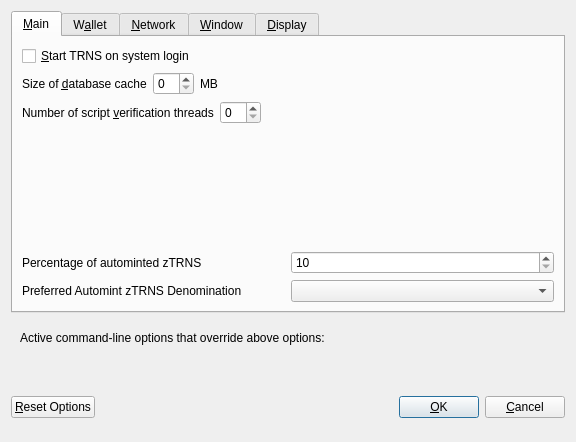
<?xml version="1.0" encoding="UTF-8"?>
<ui version="4.0">
 <class>OptionsDialog</class>
 <widget class="QDialog" name="OptionsDialog">
  <property name="geometry">
   <rect>
    <x>0</x>
    <y>0</y>
    <width>576</width>
    <height>442</height>
   </rect>
  </property>
  <property name="windowTitle">
   <string>Options</string>
  </property>
  <property name="modal">
   <bool>true</bool>
  </property>
  <layout class="QVBoxLayout" name="verticalLayout">
   <item>
    <widget class="QTabWidget" name="tabWidget">
     <property name="currentIndex">
      <number>0</number>
     </property>
     <widget class="QWidget" name="tabMain">
      <attribute name="title">
       <string>&amp;Main</string>
      </attribute>
      <layout class="QVBoxLayout" name="verticalLayout_Main">
       <item>
        <widget class="QCheckBox" name="bitcoinAtStartup">
         <property name="toolTip">
          <string>Automatically start TRNS after logging in to the system.</string>
         </property>
         <property name="text">
          <string>&amp;Start TRNS on system login</string>
         </property>
        </widget>
       </item>
       <item>
        <layout class="QHBoxLayout" name="horizontalLayout_2_Main">
         <item>
          <widget class="QLabel" name="databaseCacheLabel">
           <property name="text">
            <string>Size of &amp;database cache</string>
           </property>
           <property name="textFormat">
            <enum>Qt::PlainText</enum>
           </property>
           <property name="buddy">
            <cstring>databaseCache</cstring>
           </property>
          </widget>
         </item>
         <item>
          <widget class="QSpinBox" name="databaseCache"/>
         </item>
         <item>
          <widget class="QLabel" name="databaseCacheUnitLabel">
           <property name="text">
            <string>MB</string>
           </property>
           <property name="textFormat">
            <enum>Qt::PlainText</enum>
           </property>
          </widget>
         </item>
         <item>
          <spacer name="horizontalSpacer_2_Main">
           <property name="orientation">
            <enum>Qt::Horizontal</enum>
           </property>
           <property name="sizeHint" stdset="0">
            <size>
             <width>40</width>
             <height>20</height>
            </size>
           </property>
          </spacer>
         </item>
        </layout>
       </item>
       <item>
        <layout class="QHBoxLayout" name="horizontalLayout_3_Main">
         <item>
          <widget class="QLabel" name="threadsScriptVerifLabel">
           <property name="text">
            <string>Number of script &amp;verification threads</string>
           </property>
           <property name="textFormat">
            <enum>Qt::PlainText</enum>
           </property>
           <property name="buddy">
            <cstring>threadsScriptVerif</cstring>
           </property>
          </widget>
         </item>
         <item>
          <widget class="QSpinBox" name="threadsScriptVerif">
           <property name="toolTip">
            <string>(0 = auto, &lt;0 = leave that many cores free)</string>
           </property>
          </widget>
         </item>
         <item>
          <spacer name="horizontalSpacer_3_Main">
           <property name="orientation">
            <enum>Qt::Horizontal</enum>
           </property>
           <property name="sizeHint" stdset="0">
            <size>
             <width>40</width>
             <height>20</height>
            </size>
           </property>
          </spacer>
         </item>
        </layout>
       </item>
       <item>
        <spacer name="verticalSpacer_2">
         <property name="orientation">
          <enum>Qt::Vertical</enum>
         </property>
         <property name="sizeHint" stdset="0">
          <size>
           <width>20</width>
           <height>40</height>
          </size>
         </property>
        </spacer>
       </item>
       <item>
        <layout class="QHBoxLayout" name="horizontalLayout_3">
         <item>
          <widget class="QLabel" name="percentage_label">
           <property name="toolTip">
            <string>Percentage of incoming TRNS which get automatically converted to zTRNS via Zerocoin Protocol (min: 10%)</string>
           </property>
           <property name="text">
            <string>Percentage of autominted zTRNS</string>
           </property>
          </widget>
         </item>
         <item>
          <widget class="QSpinBox" name="zeromintPercentage">
           <property name="minimum">
            <number>10</number>
           </property>
           <property name="maximum">
            <number>100</number>
           </property>
          </widget>
         </item>
        </layout>
       </item>
       <item>
        <layout class="QHBoxLayout" name="horizontalLayout" stretch="0,0">
         <property name="sizeConstraint">
          <enum>QLayout::SetFixedSize</enum>
         </property>
         <item>
          <widget class="QLabel" name="labelPreferredDenom">
           <property name="maximumSize">
            <size>
             <width>16777215</width>
             <height>16777215</height>
            </size>
           </property>
           <property name="toolTip">
            <string>Wait with automatic conversion to Zerocoin until enough TRNS for this denomination is available</string>
           </property>
           <property name="text">
            <string>Preferred Automint zTRNS Denomination</string>
           </property>
          </widget>
         </item>
         <item>
          <widget class="QComboBox" name="preferredDenom">
           <property name="maximumSize">
            <size>
             <width>16777215</width>
             <height>27</height>
            </size>
           </property>
           <property name="toolTip">
            <string>Wait with automatic conversion to Zerocoin until enough TRNS for this denomination is available</string>
           </property>
           <property name="maxVisibleItems">
            <number>9</number>
           </property>
           <property name="maxCount">
            <number>9</number>
           </property>
          </widget>
         </item>
        </layout>
       </item>
      </layout>
     </widget>
     <widget class="QWidget" name="tabWallet">
      <attribute name="title">
       <string>W&amp;allet</string>
      </attribute>
      <layout class="QVBoxLayout" name="verticalLayout_Wallet">
       <item>
        <widget class="QGroupBox" name="groupBox">
         <property name="title">
          <string>Expert</string>
         </property>
         <layout class="QVBoxLayout" name="verticalLayout_2">
          <item>
           <widget class="QCheckBox" name="coinControlFeatures">
            <property name="toolTip">
             <string>Whether to show coin control features or not.</string>
            </property>
            <property name="text">
             <string>Enable coin &amp;control features</string>
            </property>
           </widget>
          </item>
          <item>
           <widget class="QCheckBox" name="showMasternodesTab">
            <property name="toolTip">
             <string>Show additional tab listing all your masternodes in first sub-tab&lt;br/&gt;and all masternodes on the network in second sub-tab.</string>
            </property>
            <property name="text">
             <string>Show Masternodes Tab</string>
            </property>
           </widget>
          </item>
          <item>
           <widget class="QCheckBox" name="spendZeroConfChange">
            <property name="toolTip">
             <string>If you disable the spending of unconfirmed change, the change from a transaction&lt;br/&gt;cannot be used until that transaction has at least one confirmation.&lt;br/&gt;This also affects how your balance is computed.</string>
            </property>
            <property name="text">
             <string>&amp;Spend unconfirmed change</string>
            </property>
           </widget>
          </item>
         </layout>
        </widget>
       </item>
       <item>
        <spacer name="verticalSpacer_Wallet">
         <property name="orientation">
          <enum>Qt::Vertical</enum>
         </property>
         <property name="sizeHint" stdset="0">
          <size>
           <width>20</width>
           <height>40</height>
          </size>
         </property>
        </spacer>
       </item>
      </layout>
     </widget>
     <widget class="QWidget" name="tabNetwork">
      <attribute name="title">
       <string>&amp;Network</string>
      </attribute>
      <layout class="QVBoxLayout" name="verticalLayout_Network">
       <item>
        <widget class="QCheckBox" name="mapPortUpnp">
         <property name="toolTip">
          <string>Automatically open the TRNS client port on the router. This only works when your router supports UPnP and it is enabled.</string>
         </property>
         <property name="text">
          <string>Map port using &amp;UPnP</string>
         </property>
        </widget>
       </item>
       <item>
        <widget class="QCheckBox" name="allowIncoming">
         <property name="toolTip">
          <string>Accept connections from outside</string>
         </property>
         <property name="text">
          <string>Allow incoming connections</string>
         </property>
        </widget>
       </item>
       <item>
        <widget class="QCheckBox" name="connectSocks">
         <property name="toolTip">
          <string>Connect to the TRNS network through a SOCKS5 proxy.</string>
         </property>
         <property name="text">
          <string>&amp;Connect through SOCKS5 proxy (default proxy):</string>
         </property>
        </widget>
       </item>
       <item>
        <layout class="QHBoxLayout" name="horizontalLayout_1_Network">
         <item>
          <widget class="QLabel" name="proxyIpLabel">
           <property name="text">
            <string>Proxy &amp;IP:</string>
           </property>
           <property name="textFormat">
            <enum>Qt::PlainText</enum>
           </property>
           <property name="buddy">
            <cstring>proxyIp</cstring>
           </property>
          </widget>
         </item>
         <item>
          <widget class="QValidatedLineEdit" name="proxyIp">
           <property name="minimumSize">
            <size>
             <width>140</width>
             <height>0</height>
            </size>
           </property>
           <property name="maximumSize">
            <size>
             <width>140</width>
             <height>16777215</height>
            </size>
           </property>
           <property name="toolTip">
            <string>IP address of the proxy (e.g. IPv4: 127.0.0.1 / IPv6: ::1)</string>
           </property>
          </widget>
         </item>
         <item>
          <widget class="QLabel" name="proxyPortLabel">
           <property name="text">
            <string>&amp;Port:</string>
           </property>
           <property name="textFormat">
            <enum>Qt::PlainText</enum>
           </property>
           <property name="buddy">
            <cstring>proxyPort</cstring>
           </property>
          </widget>
         </item>
         <item>
          <widget class="QLineEdit" name="proxyPort">
           <property name="minimumSize">
            <size>
             <width>55</width>
             <height>0</height>
            </size>
           </property>
           <property name="maximumSize">
            <size>
             <width>55</width>
             <height>16777215</height>
            </size>
           </property>
           <property name="toolTip">
            <string>Port of the proxy (e.g. 9050)</string>
           </property>
          </widget>
         </item>
         <item>
          <spacer name="horizontalSpacer_1_Network">
           <property name="orientation">
            <enum>Qt::Horizontal</enum>
           </property>
           <property name="sizeHint" stdset="0">
            <size>
             <width>40</width>
             <height>20</height>
            </size>
           </property>
          </spacer>
         </item>
        </layout>
       </item>
       <item>
        <spacer name="verticalSpacer_Network">
         <property name="orientation">
          <enum>Qt::Vertical</enum>
         </property>
         <property name="sizeHint" stdset="0">
          <size>
           <width>20</width>
           <height>40</height>
          </size>
         </property>
        </spacer>
       </item>
      </layout>
     </widget>
     <widget class="QWidget" name="tabWindow">
      <attribute name="title">
       <string>&amp;Window</string>
      </attribute>
      <layout class="QVBoxLayout" name="verticalLayout_Window">
       <item>
        <widget class="QCheckBox" name="minimizeToTray">
         <property name="toolTip">
          <string>Show only a tray icon after minimizing the window.</string>
         </property>
         <property name="text">
          <string>&amp;Minimize to the tray instead of the taskbar</string>
         </property>
        </widget>
       </item>
       <item>
        <widget class="QCheckBox" name="minimizeOnClose">
         <property name="toolTip">
          <string>Minimize instead of exit the application when the window is closed. When this option is enabled, the application will be closed only after selecting Quit in the menu.</string>
         </property>
         <property name="text">
          <string>M&amp;inimize on close</string>
         </property>
        </widget>
       </item>
       <item>
        <spacer name="verticalSpacer_Window">
         <property name="orientation">
          <enum>Qt::Vertical</enum>
         </property>
         <property name="sizeHint" stdset="0">
          <size>
           <width>20</width>
           <height>40</height>
          </size>
         </property>
        </spacer>
       </item>
      </layout>
     </widget>
     <widget class="QWidget" name="tabDisplay">
      <attribute name="title">
       <string>&amp;Display</string>
      </attribute>
      <layout class="QVBoxLayout" name="verticalLayout_Display">
       <item>
        <layout class="QHBoxLayout" name="horizontalLayout_1_Display">
         <item>
          <widget class="QLabel" name="langLabel">
           <property name="text">
            <string>User Interface &amp;language:</string>
           </property>
           <property name="textFormat">
            <enum>Qt::PlainText</enum>
           </property>
           <property name="buddy">
            <cstring>lang</cstring>
           </property>
          </widget>
         </item>
         <item>
          <widget class="QValueComboBox" name="lang">
           <property name="toolTip">
            <string>The user interface language can be set here. This setting will take effect after restarting TRNS.</string>
           </property>
          </widget>
         </item>
        </layout>
       </item>
       <item>
        <widget class="QLabel" name="label_3">
         <property name="toolTip">
          <string notr="true"/>
         </property>
         <property name="statusTip">
          <string notr="true"/>
         </property>
         <property name="whatsThis">
          <string notr="true"/>
         </property>
         <property name="accessibleName">
          <string notr="true"/>
         </property>
         <property name="text">
          <string>Language missing or translation incomplete? Help contributing translations here:
https://www.transifex.com/transcoin-project/transcoin-project-translations</string>
         </property>
         <property name="wordWrap">
          <bool>true</bool>
         </property>
         <property name="openExternalLinks">
          <bool>true</bool>
         </property>
         <property name="textInteractionFlags">
          <set>Qt::TextBrowserInteraction</set>
         </property>
        </widget>
       </item>
       <item>
        <layout class="QHBoxLayout" name="horizontalLayout_4_Display" stretch="0,0">
         <item>
          <widget class="QLabel" name="themeLabel">
           <property name="text">
            <string>User Interface Theme:</string>
           </property>
          </widget>
         </item>
         <item>
          <widget class="QValueComboBox" name="theme"/>
         </item>
        </layout>
       </item>
       <item>
        <widget class="Line" name="line">
         <property name="orientation">
          <enum>Qt::Horizontal</enum>
         </property>
        </widget>
       </item>
       <item>
        <layout class="QHBoxLayout" name="horizontalLayout_2_Display">
         <item>
          <widget class="QLabel" name="unitLabel">
           <property name="text">
            <string>&amp;Unit to show amounts in:</string>
           </property>
           <property name="textFormat">
            <enum>Qt::PlainText</enum>
           </property>
           <property name="buddy">
            <cstring>unit</cstring>
           </property>
          </widget>
         </item>
         <item>
          <widget class="QValueComboBox" name="unit">
           <property name="toolTip">
            <string>Choose the default subdivision unit to show in the interface and when sending coins.</string>
           </property>
          </widget>
         </item>
        </layout>
       </item>
       <item>
        <layout class="QHBoxLayout" name="horizontalLayout_5_Display">
         <item>
          <widget class="QLabel" name="digitsLabel">
           <property name="text">
            <string>Decimal digits</string>
           </property>
          </widget>
         </item>
         <item>
          <widget class="QValueComboBox" name="digits"/>
         </item>
        </layout>
       </item>
       <item>
        <layout class="QHBoxLayout" name="horizontalLayout_3_Display">
         <item>
          <widget class="QLabel" name="thirdPartyTxUrlsLabel">
           <property name="toolTip">
            <string>Third party URLs (e.g. a block explorer) that appear in the transactions tab as context menu items. %s in the URL is replaced by transaction hash. Multiple URLs are separated by vertical bar |.</string>
           </property>
           <property name="text">
            <string>Third party transaction URLs</string>
           </property>
           <property name="buddy">
            <cstring>thirdPartyTxUrls</cstring>
           </property>
          </widget>
         </item>
         <item>
          <widget class="QLineEdit" name="thirdPartyTxUrls">
           <property name="toolTip">
            <string>Third party URLs (e.g. a block explorer) that appear in the transactions tab as context menu items. %s in the URL is replaced by transaction hash. Multiple URLs are separated by vertical bar |.</string>
           </property>
          </widget>
         </item>
        </layout>
       </item>
       <item>
        <spacer name="verticalSpacer">
         <property name="orientation">
          <enum>Qt::Vertical</enum>
         </property>
         <property name="sizeHint" stdset="0">
          <size>
           <width>20</width>
           <height>40</height>
          </size>
         </property>
        </spacer>
       </item>
      </layout>
     </widget>
    </widget>
   </item>
   <item>
    <widget class="QFrame" name="frame">
     <layout class="QVBoxLayout" name="verticalLayout_Bottom">
      <item>
       <layout class="QHBoxLayout" name="horizontalLayout_Bottom">
        <item>
         <widget class="QLabel" name="overriddenByCommandLineInfoLabel">
          <property name="text">
           <string>Active command-line options that override above options:</string>
          </property>
          <property name="textFormat">
           <enum>Qt::PlainText</enum>
          </property>
         </widget>
        </item>
        <item>
         <spacer name="horizontalSpacer_Bottom">
          <property name="orientation">
           <enum>Qt::Horizontal</enum>
          </property>
          <property name="sizeHint" stdset="0">
           <size>
            <width>40</width>
            <height>20</height>
           </size>
          </property>
         </spacer>
        </item>
       </layout>
      </item>
      <item>
       <widget class="QLabel" name="overriddenByCommandLineLabel">
        <property name="text">
         <string/>
        </property>
        <property name="textFormat">
         <enum>Qt::PlainText</enum>
        </property>
        <property name="wordWrap">
         <bool>true</bool>
        </property>
       </widget>
      </item>
     </layout>
    </widget>
   </item>
   <item>
    <layout class="QHBoxLayout" name="horizontalLayout_Buttons">
     <item>
      <widget class="QPushButton" name="resetButton">
       <property name="toolTip">
        <string>Reset all client options to default.</string>
       </property>
       <property name="text">
        <string>&amp;Reset Options</string>
       </property>
       <property name="autoDefault">
        <bool>false</bool>
       </property>
      </widget>
     </item>
     <item>
      <spacer name="horizontalSpacer_1">
       <property name="orientation">
        <enum>Qt::Horizontal</enum>
       </property>
       <property name="sizeHint" stdset="0">
        <size>
         <width>40</width>
         <height>48</height>
        </size>
       </property>
      </spacer>
     </item>
     <item>
      <widget class="QLabel" name="statusLabel">
       <property name="minimumSize">
        <size>
         <width>200</width>
         <height>0</height>
        </size>
       </property>
       <property name="font">
        <font>
         <weight>75</weight>
         <bold>true</bold>
        </font>
       </property>
       <property name="text">
        <string/>
       </property>
       <property name="textFormat">
        <enum>Qt::PlainText</enum>
       </property>
       <property name="wordWrap">
        <bool>true</bool>
       </property>
      </widget>
     </item>
     <item>
      <spacer name="horizontalSpacer_2">
       <property name="orientation">
        <enum>Qt::Horizontal</enum>
       </property>
       <property name="sizeHint" stdset="0">
        <size>
         <width>40</width>
         <height>48</height>
        </size>
       </property>
      </spacer>
     </item>
     <item>
      <widget class="QPushButton" name="okButton">
       <property name="text">
        <string>&amp;OK</string>
       </property>
       <property name="autoDefault">
        <bool>false</bool>
       </property>
       <property name="default">
        <bool>true</bool>
       </property>
      </widget>
     </item>
     <item>
      <widget class="QPushButton" name="cancelButton">
       <property name="text">
        <string>&amp;Cancel</string>
       </property>
       <property name="autoDefault">
        <bool>false</bool>
       </property>
      </widget>
     </item>
    </layout>
   </item>
  </layout>
 </widget>
 <customwidgets>
  <customwidget>
   <class>QValidatedLineEdit</class>
   <extends>QLineEdit</extends>
   <header>qvalidatedlineedit.h</header>
  </customwidget>
  <customwidget>
   <class>QValueComboBox</class>
   <extends>QComboBox</extends>
   <header>qvaluecombobox.h</header>
  </customwidget>
 </customwidgets>
 <resources/>
 <connections/>
</ui>
